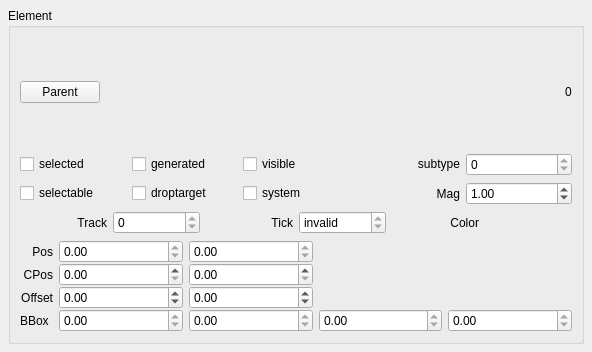
<?xml version="1.0" encoding="UTF-8"?>
<ui version="4.0">
 <class>ElementBase</class>
 <widget class="QWidget" name="ElementBase">
  <property name="geometry">
   <rect>
    <x>0</x>
    <y>0</y>
    <width>592</width>
    <height>352</height>
   </rect>
  </property>
  <property name="windowTitle">
   <string>Form</string>
  </property>
  <layout class="QVBoxLayout">
   <property name="spacing">
    <number>6</number>
   </property>
   <property name="margin">
    <number>8</number>
   </property>
   <item>
    <widget class="QGroupBox" name="groupBox">
     <property name="toolTip">
      <string notr="true"/>
     </property>
     <property name="title">
      <string notr="true" comment="do not translate">Element</string>
     </property>
     <property name="flat">
      <bool>true</bool>
     </property>
     <layout class="QVBoxLayout" name="verticalLayout">
      <item>
       <layout class="QHBoxLayout">
        <property name="spacing">
         <number>6</number>
        </property>
        <property name="margin">
         <number>0</number>
        </property>
        <item>
         <widget class="QPushButton" name="parentButton">
          <property name="text">
           <string notr="true">Parent</string>
          </property>
         </widget>
        </item>
        <item>
         <spacer>
          <property name="orientation">
           <enum>Qt::Horizontal</enum>
          </property>
          <property name="sizeHint" stdset="0">
           <size>
            <width>40</width>
            <height>20</height>
           </size>
          </property>
         </spacer>
        </item>
        <item>
         <widget class="QLabel" name="address">
          <property name="toolTip">
           <string notr="true"/>
          </property>
          <property name="text">
           <string notr="true">0</string>
          </property>
         </widget>
        </item>
       </layout>
      </item>
      <item>
       <layout class="QGridLayout" name="gridLayout_2">
        <property name="margin">
         <number>0</number>
        </property>
        <item row="0" column="0">
         <widget class="QCheckBox" name="selected">
          <property name="text">
           <string notr="true" comment="do not translate">selected</string>
          </property>
         </widget>
        </item>
        <item row="0" column="2">
         <widget class="QCheckBox" name="generated">
          <property name="text">
           <string notr="true" comment="do not translate">generated</string>
          </property>
         </widget>
        </item>
        <item row="0" column="3">
         <widget class="QCheckBox" name="visible">
          <property name="text">
           <string notr="true" comment="do not translate">visible</string>
          </property>
         </widget>
        </item>
        <item row="0" column="5">
         <widget class="QLabel" name="label_4">
          <property name="sizePolicy">
           <sizepolicy hsizetype="Minimum" vsizetype="Fixed">
            <horstretch>0</horstretch>
            <verstretch>0</verstretch>
           </sizepolicy>
          </property>
          <property name="toolTip">
           <string notr="true"/>
          </property>
          <property name="text">
           <string notr="true" comment="do not translate">subtype</string>
          </property>
          <property name="alignment">
           <set>Qt::AlignRight</set>
          </property>
         </widget>
        </item>
        <item row="0" column="6">
         <widget class="QSpinBox" name="subtype">
          <property name="sizePolicy">
           <sizepolicy hsizetype="Preferred" vsizetype="Fixed">
            <horstretch>0</horstretch>
            <verstretch>0</verstretch>
           </sizepolicy>
          </property>
          <property name="toolTip">
           <string notr="true"/>
          </property>
          <property name="readOnly">
           <bool>true</bool>
          </property>
          <property name="maximum">
           <number>999999999</number>
          </property>
         </widget>
        </item>
        <item row="1" column="0">
         <widget class="QCheckBox" name="selectable">
          <property name="text">
           <string>selectable</string>
          </property>
         </widget>
        </item>
        <item row="1" column="2">
         <widget class="QCheckBox" name="droptarget">
          <property name="text">
           <string>droptarget</string>
          </property>
         </widget>
        </item>
        <item row="1" column="3">
         <widget class="QCheckBox" name="systemFlag">
          <property name="toolTip">
           <string notr="true"/>
          </property>
          <property name="text">
           <string notr="true" comment="do not translate">system</string>
          </property>
         </widget>
        </item>
        <item row="1" column="6">
         <widget class="QDoubleSpinBox" name="mag">
          <property name="value">
           <double>1.000000000000000</double>
          </property>
         </widget>
        </item>
        <item row="1" column="5">
         <widget class="QLabel" name="label_11">
          <property name="text">
           <string notr="true" comment="do not translate">Mag</string>
          </property>
          <property name="alignment">
           <set>Qt::AlignRight|Qt::AlignTrailing|Qt::AlignVCenter</set>
          </property>
         </widget>
        </item>
       </layout>
      </item>
      <item>
       <layout class="QHBoxLayout">
        <property name="spacing">
         <number>6</number>
        </property>
        <property name="margin">
         <number>0</number>
        </property>
        <item>
         <widget class="QLabel" name="label">
          <property name="toolTip">
           <string notr="true"/>
          </property>
          <property name="text">
           <string notr="true" comment="do not translate">Track</string>
          </property>
          <property name="textFormat">
           <enum>Qt::PlainText</enum>
          </property>
          <property name="alignment">
           <set>Qt::AlignRight|Qt::AlignTrailing|Qt::AlignVCenter</set>
          </property>
         </widget>
        </item>
        <item>
         <widget class="QSpinBox" name="track">
          <property name="sizePolicy">
           <sizepolicy hsizetype="Preferred" vsizetype="Fixed">
            <horstretch>0</horstretch>
            <verstretch>0</verstretch>
           </sizepolicy>
          </property>
          <property name="toolTip">
           <string notr="true"/>
          </property>
          <property name="readOnly">
           <bool>true</bool>
          </property>
          <property name="minimum">
           <number>0</number>
          </property>
          <property name="maximum">
           <number>999999</number>
          </property>
         </widget>
        </item>
        <item>
         <widget class="QLabel" name="label_2">
          <property name="text">
           <string notr="true" comment="do not translate">Tick</string>
          </property>
          <property name="textFormat">
           <enum>Qt::PlainText</enum>
          </property>
          <property name="alignment">
           <set>Qt::AlignRight|Qt::AlignTrailing|Qt::AlignVCenter</set>
          </property>
         </widget>
        </item>
        <item>
         <widget class="QSpinBox" name="time">
          <property name="sizePolicy">
           <sizepolicy hsizetype="Preferred" vsizetype="Fixed">
            <horstretch>0</horstretch>
            <verstretch>0</verstretch>
           </sizepolicy>
          </property>
          <property name="toolTip">
           <string notr="true"/>
          </property>
          <property name="readOnly">
           <bool>true</bool>
          </property>
          <property name="specialValueText">
           <string>invalid</string>
          </property>
          <property name="minimum">
           <number>-1</number>
          </property>
          <property name="maximum">
           <number>999999999</number>
          </property>
          <property name="value">
           <number>-1</number>
          </property>
         </widget>
        </item>
        <item>
         <widget class="QLabel" name="label_3">
          <property name="toolTip">
           <string notr="true"/>
          </property>
          <property name="text">
           <string notr="true" comment="do not translate">Color</string>
          </property>
          <property name="textFormat">
           <enum>Qt::PlainText</enum>
          </property>
          <property name="alignment">
           <set>Qt::AlignRight|Qt::AlignTrailing|Qt::AlignVCenter</set>
          </property>
         </widget>
        </item>
        <item>
         <widget class="Awl::ColorLabel" name="color">
          <property name="sizePolicy">
           <sizepolicy hsizetype="Preferred" vsizetype="Fixed">
            <horstretch>0</horstretch>
            <verstretch>0</verstretch>
           </sizepolicy>
          </property>
         </widget>
        </item>
       </layout>
      </item>
      <item>
       <layout class="QGridLayout" name="gridLayout">
        <property name="verticalSpacing">
         <number>0</number>
        </property>
        <item row="0" column="0">
         <widget class="QLabel" name="label_5">
          <property name="text">
           <string notr="true" comment="do not translate">Pos</string>
          </property>
          <property name="textFormat">
           <enum>Qt::PlainText</enum>
          </property>
          <property name="alignment">
           <set>Qt::AlignRight|Qt::AlignTrailing|Qt::AlignVCenter</set>
          </property>
         </widget>
        </item>
        <item row="0" column="1">
         <widget class="QDoubleSpinBox" name="posx">
          <property name="sizePolicy">
           <sizepolicy hsizetype="Preferred" vsizetype="Fixed">
            <horstretch>0</horstretch>
            <verstretch>0</verstretch>
           </sizepolicy>
          </property>
          <property name="readOnly">
           <bool>true</bool>
          </property>
          <property name="maximum">
           <double>100000.000000000000000</double>
          </property>
         </widget>
        </item>
        <item row="0" column="2">
         <widget class="QDoubleSpinBox" name="posy">
          <property name="sizePolicy">
           <sizepolicy hsizetype="Preferred" vsizetype="Fixed">
            <horstretch>0</horstretch>
            <verstretch>0</verstretch>
           </sizepolicy>
          </property>
          <property name="readOnly">
           <bool>true</bool>
          </property>
          <property name="maximum">
           <double>100000.000000000000000</double>
          </property>
         </widget>
        </item>
        <item row="1" column="0">
         <widget class="QLabel" name="label_10">
          <property name="text">
           <string notr="true" comment="do not translate">CPos</string>
          </property>
          <property name="alignment">
           <set>Qt::AlignRight|Qt::AlignTrailing|Qt::AlignVCenter</set>
          </property>
         </widget>
        </item>
        <item row="1" column="1">
         <widget class="QDoubleSpinBox" name="cposx">
          <property name="sizePolicy">
           <sizepolicy hsizetype="Preferred" vsizetype="Fixed">
            <horstretch>0</horstretch>
            <verstretch>0</verstretch>
           </sizepolicy>
          </property>
          <property name="toolTip">
           <string notr="true">canvas x position</string>
          </property>
          <property name="maximum">
           <double>1000000.000000000000000</double>
          </property>
         </widget>
        </item>
        <item row="1" column="2">
         <widget class="QDoubleSpinBox" name="cposy">
          <property name="sizePolicy">
           <sizepolicy hsizetype="Preferred" vsizetype="Fixed">
            <horstretch>0</horstretch>
            <verstretch>0</verstretch>
           </sizepolicy>
          </property>
          <property name="toolTip">
           <string notr="true">canvas y position</string>
          </property>
          <property name="maximum">
           <double>1000000.000000000000000</double>
          </property>
         </widget>
        </item>
        <item row="2" column="0">
         <widget class="QLabel" name="label_6">
          <property name="text">
           <string notr="true" comment="do not translate">Offset</string>
          </property>
          <property name="textFormat">
           <enum>Qt::PlainText</enum>
          </property>
          <property name="alignment">
           <set>Qt::AlignRight|Qt::AlignTrailing|Qt::AlignVCenter</set>
          </property>
         </widget>
        </item>
        <item row="2" column="1">
         <widget class="QDoubleSpinBox" name="offsetx">
          <property name="sizePolicy">
           <sizepolicy hsizetype="Preferred" vsizetype="Fixed">
            <horstretch>0</horstretch>
            <verstretch>0</verstretch>
           </sizepolicy>
          </property>
          <property name="suffix">
           <string comment="do not translate"/>
          </property>
          <property name="minimum">
           <double>-100000.000000000000000</double>
          </property>
          <property name="maximum">
           <double>100000.000000000000000</double>
          </property>
          <property name="singleStep">
           <double>0.100000000000000</double>
          </property>
         </widget>
        </item>
        <item row="2" column="2">
         <widget class="QDoubleSpinBox" name="offsety">
          <property name="sizePolicy">
           <sizepolicy hsizetype="Preferred" vsizetype="Fixed">
            <horstretch>0</horstretch>
            <verstretch>0</verstretch>
           </sizepolicy>
          </property>
          <property name="suffix">
           <string comment="do not translate"/>
          </property>
          <property name="minimum">
           <double>-100000.000000000000000</double>
          </property>
          <property name="maximum">
           <double>100000.000000000000000</double>
          </property>
          <property name="singleStep">
           <double>0.100000000000000</double>
          </property>
         </widget>
        </item>
        <item row="3" column="0">
         <widget class="QLabel" name="label_7">
          <property name="sizePolicy">
           <sizepolicy hsizetype="Maximum" vsizetype="Preferred">
            <horstretch>0</horstretch>
            <verstretch>0</verstretch>
           </sizepolicy>
          </property>
          <property name="text">
           <string notr="true" comment="do not translate">BBox</string>
          </property>
          <property name="textFormat">
           <enum>Qt::PlainText</enum>
          </property>
         </widget>
        </item>
        <item row="3" column="1">
         <widget class="QDoubleSpinBox" name="bboxx">
          <property name="sizePolicy">
           <sizepolicy hsizetype="Preferred" vsizetype="Fixed">
            <horstretch>0</horstretch>
            <verstretch>0</verstretch>
           </sizepolicy>
          </property>
          <property name="readOnly">
           <bool>true</bool>
          </property>
          <property name="minimum">
           <double>-100000.000000000000000</double>
          </property>
          <property name="maximum">
           <double>100000.000000000000000</double>
          </property>
         </widget>
        </item>
        <item row="3" column="2">
         <widget class="QDoubleSpinBox" name="bboxy">
          <property name="sizePolicy">
           <sizepolicy hsizetype="Preferred" vsizetype="Fixed">
            <horstretch>0</horstretch>
            <verstretch>0</verstretch>
           </sizepolicy>
          </property>
          <property name="readOnly">
           <bool>true</bool>
          </property>
          <property name="minimum">
           <double>-100000.000000000000000</double>
          </property>
          <property name="maximum">
           <double>100000.000000000000000</double>
          </property>
         </widget>
        </item>
        <item row="3" column="3">
         <widget class="QDoubleSpinBox" name="bboxw">
          <property name="sizePolicy">
           <sizepolicy hsizetype="Preferred" vsizetype="Fixed">
            <horstretch>0</horstretch>
            <verstretch>0</verstretch>
           </sizepolicy>
          </property>
          <property name="readOnly">
           <bool>true</bool>
          </property>
          <property name="minimum">
           <double>-100000.000000000000000</double>
          </property>
          <property name="maximum">
           <double>100000.000000000000000</double>
          </property>
         </widget>
        </item>
        <item row="3" column="4">
         <widget class="QDoubleSpinBox" name="bboxh">
          <property name="readOnly">
           <bool>true</bool>
          </property>
          <property name="minimum">
           <double>-100000.000000000000000</double>
          </property>
          <property name="maximum">
           <double>100000.000000000000000</double>
          </property>
         </widget>
        </item>
       </layout>
      </item>
     </layout>
    </widget>
   </item>
  </layout>
 </widget>
 <customwidgets>
  <customwidget>
   <class>Awl::ColorLabel</class>
   <extends>QFrame</extends>
   <header>awl/colorlabel.h</header>
   <container>1</container>
  </customwidget>
 </customwidgets>
 <resources/>
 <connections/>
</ui>
